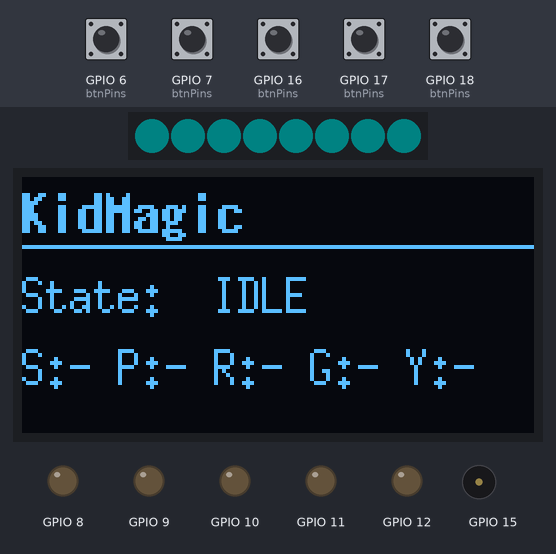
Recording of a program running on a simulated ESP32-S3. On the bench: 8 RGB LEDs in strip order, left to right, 128×64 one-colour display, output pins drawn as LEDs (lit = HIGH), buzzer (waves = sounding). The test bench sets the inputs (shaded band); at power-on: GPIO 6 (btnPins), GPIO 7 (btnPins), GPIO 16 (btnPins), GPIO 17 (btnPins), GPIO 18 (btnPins) HIGH. Dim RGB values are drawn brighter than linear; I2S audio is not simulated (input reads silence); what the program prints to the serial monitor is not drawn.

Above: at 2.7 s.
2.8 s: GPIO 7 (btnPins) pulled LOW for 0.15 s
At 4.3 s:
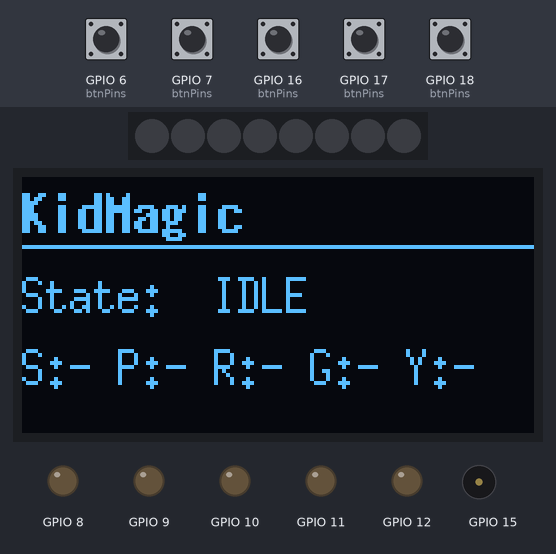
4.8 s: GPIO 18 (btnPins) pulled LOW for 0.15 s
At 5.02 s:
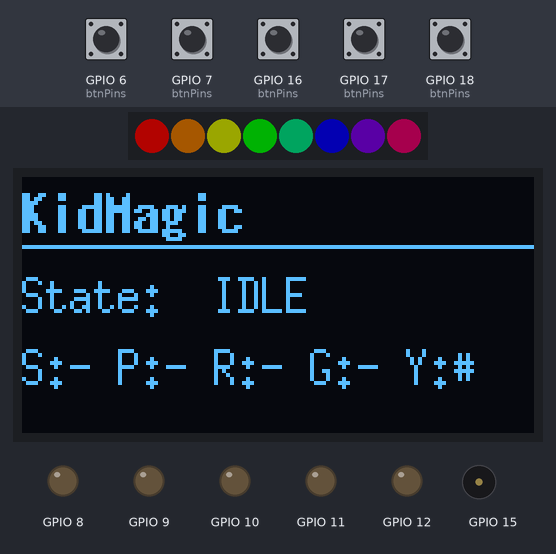
5.5 s: GPIO 6 (btnPins) pulled LOW for 0.15 s
At 5.66 s:
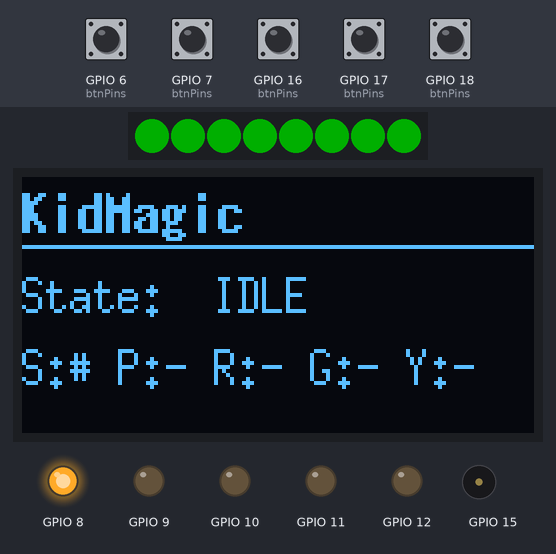
6.2 s: GPIO 16 (btnPins) pulled LOW for 0.15 s
At 6.41 s:
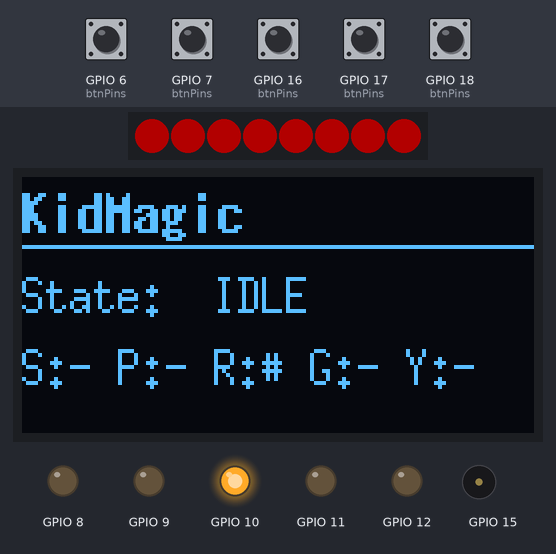
6.9 s: GPIO 17 (btnPins) pulled LOW for 0.15 s
At 7.22 s:
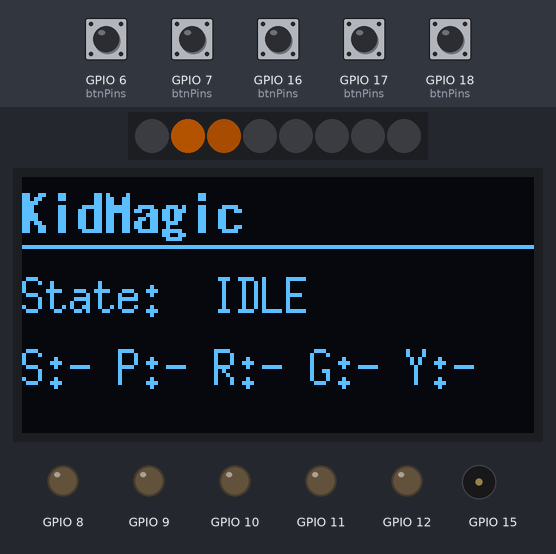
7.6 s: GPIO 18 (btnPins) pulled LOW for 1 s
At 8.61 s:
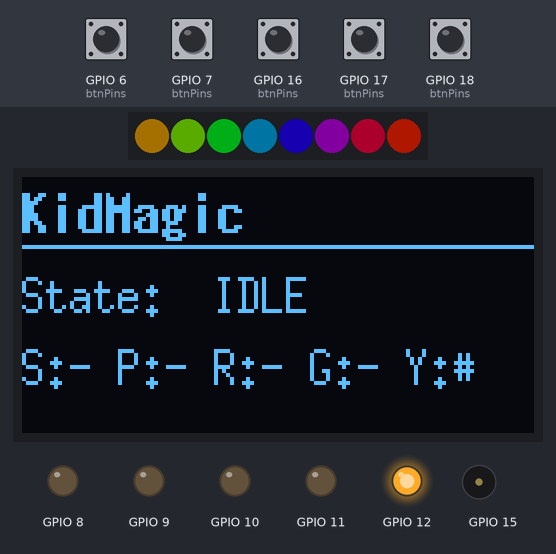
Timing chart, 0 to 10.2 s (numbered marks = the images above; inputs shaded):
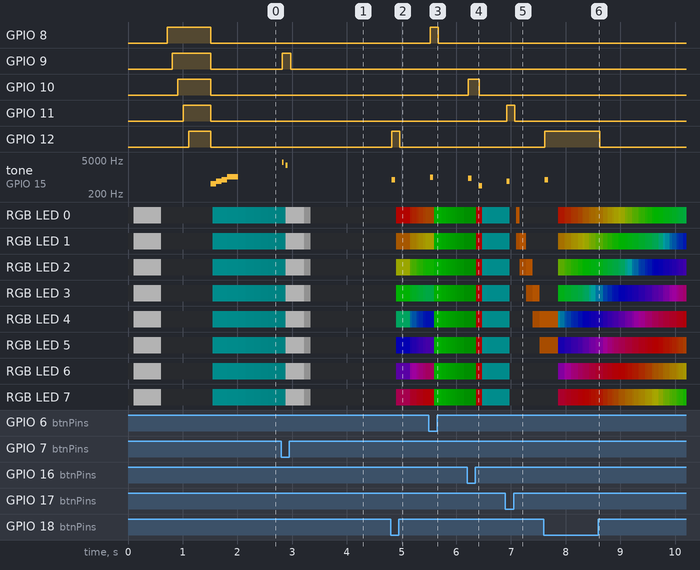

The program:

main.cpp
```cpp
// ============================================================================
//  KidMagic 第一阶段 — 硬件调试程序
//  ESP32-S3 | PlatformIO + Arduino
//
//  功能：测试 5 个按键、5 个指示灯、WS2812B 灯带、蜂鸣器、OLED 显示屏
//  无网络依赖，纯本地硬件验证
// ============================================================================

#include <Arduino.h>
#include "Config.h"
#include "module_button.h"
#include "module_led.h"
#include "module_ui.h"
#include "module_audio.h"

// ---------------------------------------------------------------------------
//  按键名称与对应资源映射表
// ---------------------------------------------------------------------------
struct ButtonMapping {
    uint8_t      btnPin;       // 按键 GPIO
    uint8_t      ledPin;       // 指示灯 GPIO
    const char*  name;         // 按键名称
    LedAnimation animation;   // 按下时的灯带动画
    uint16_t     toneFreq;    // 按下时的蜂鸣器频率
};

static const ButtonMapping btnMap[BTN_COUNT] = {
    { BTN_START,    LED_START,    "START",    ANIM_SUCCESS_FLASH,    1000 },
    { BTN_PHOTO,    LED_PHOTO,    "PHOTO",    ANIM_CAPTURING_FLASH,  4000 },
    { BTN_RECORD,   LED_RECORD,   "RECORD",   ANIM_RECORDING_PULSE,   880 },
    { BTN_GENERATE, LED_GENERATE, "GENERATE", ANIM_GENERATING_CHASE,  660 },
    { BTN_PLAY,     LED_PLAY,     "PLAY",     ANIM_PLAYING_RAINBOW,   784 },
};

// ---------------------------------------------------------------------------
//  OLED 显示状态
// ---------------------------------------------------------------------------
static const char* lastAction   = "Ready";
static bool        recording    = false;   // RECORD 按键保持状态
static bool        oledDirty    = true;    // 标记是否需要刷新屏幕
static uint32_t    oledTimer    = 0;
static uint32_t    recordStartMs = 0;
static uint32_t    recordLogTimer = 0;

// 刷新 OLED：顶部标题 + 按键状态 + 最近操作
static void refreshOled() {
    if (!oledDirty) return;
    if (millis() - oledTimer < 50) return;  // 限制刷新率 ~20fps
    oledTimer = millis();
    oledDirty = false;

    // 构建按键状态字符串，按下显示首字母，未按显示横杠
    char btnLine[22];
    snprintf(btnLine, sizeof(btnLine), "S:%c P:%c R:%c G:%c Y:%c",
        btn_isHeld(BTN_START)    ? '#' : '-',
        btn_isHeld(BTN_PHOTO)    ? '#' : '-',
        btn_isHeld(BTN_RECORD)   ? '#' : '-',
        btn_isHeld(BTN_GENERATE) ? '#' : '-',
        btn_isHeld(BTN_PLAY)     ? '#' : '-');

    ui_showStatus(STATE_IDLE, btnLine);
}

// ---------------------------------------------------------------------------
//  串口输入：1-5 模拟按键，用于无物理按键时测试
// ---------------------------------------------------------------------------
static void processSerialInput() {
    if (!Serial.available()) return;
    char c = Serial.read();
    if (c == '\n' || c == '\r') return;

    int idx = c - '1';  // '1'->0, '2'->1, ..., '5'->4
    if (idx < 0 || idx >= BTN_COUNT) {
        Serial.printf("[串口] 无效输入 '%c'，请输入 1-5\n", c);
        return;
    }

    const ButtonMapping& m = btnMap[idx];
    Serial.printf("[串口] 模拟按键: %s\n", m.name);

    // 触发音效
    if (idx == 1) {
        buzzer_beepShutter();  // PHOTO 使用快门音
    } else {
        buzzer_playTone(m.toneFreq, 60);
    }

    // 触发灯带动画
    strip_setAnimation(m.animation);

    // 闪烁对应指示灯（200ms）
    led_set(m.ledPin, true);
    lastAction = m.name;
    oledDirty = true;
}

// ============================================================================
//  Arduino setup()
// ============================================================================
void setup() {
    Serial.begin(115200);
    delay(100);
    Serial.println("\n====================================");
    Serial.println("  KidMagic 第一阶段 — 硬件调试");
    Serial.println("====================================");

    // 初始化所有模块
    btn_init();
    led_init();
    strip_init();
    buzzer_init();
    ui_init();
    audio_init();

    // 开机自检：所有指示灯依次点亮
    Serial.println("[启动] 指示灯自检...");
    for (int i = 0; i < BTN_COUNT; i++) {
        led_set(btnMap[i].ledPin, true);
        delay(100);
    }
    delay(300);
    led_allOff();

    // 开机音效 + 呼吸灯
    buzzer_beepStart();
    strip_setAnimation(ANIM_IDLE_BREATHE);

    Serial.println("[启动] 所有模块初始化完成！");
    Serial.println("");
    Serial.println("操作方式:");
    Serial.println("  物理按键 — 按下任意按键测试对应功能");
    Serial.println("  串口输入 — 发送 1-5 模拟对应按键");
    Serial.println("    1=START  2=PHOTO  3=RECORD  4=GENERATE  5=PLAY");
    Serial.println("");
}

// ============================================================================
//  Arduino loop()
// ============================================================================
void loop() {
    // 1. 更新所有模块（非阻塞）
    btn_update();
    strip_update();
    buzzer_update();
    audio_update();

    // 2. 处理串口模拟输入
    processSerialInput();

    // 3. 扫描 5 个物理按键
    for (int i = 0; i < BTN_COUNT; i++) {
        const ButtonMapping& m = btnMap[i];

        // --- 按下瞬间 ---
        if (btn_justPressed(m.btnPin)) {
            Serial.printf("[按键] %s 按下\n", m.name);

            // 触发音效
            if (i == 1) {
                buzzer_beepShutter();    // PHOTO 快门声
            } else {
                buzzer_playTone(m.toneFreq, 60);
            }

            // 触发灯带动画
            strip_setAnimation(m.animation);

            // RECORD 特殊处理：按下开始录音
            if (i == 2) {
                if (audio_startRecording()) {
                    recording = true;
                    recordStartMs = millis();
                    recordLogTimer = 0;
                    lastAction = "Recording...";
                    Serial.println("[录音] I2S 录音开始");
                } else {
                    recording = false;
                    lastAction = "Rec init fail";
                    Serial.println("[录音] 启动失败，请检查 I2S 接线");
                }
            } else {
                lastAction = m.name;
            }

            oledDirty = true;
        }

        // --- 松开瞬间 ---
        if (btn_justReleased(m.btnPin)) {
            Serial.printf("[按键] %s 松开\n", m.name);

            // RECORD 特殊处理：松开停止录音
            if (i == 2 && recording) {
                audio_stopRecording();
                recording = false;
                buzzer_playTone(440, 60);
                strip_setAnimation(ANIM_IDLE_BREATHE);
                lastAction = "Rec stopped";
                Serial.println("[按键] RECORD 录音停止");

                uint32_t recMs = millis() - recordStartMs;
                Serial.printf("[录音] 时长=%lums, 样本=%lu, 平均电平=%u%%, 峰值=%u\n",
                    recMs,
                    audio_getSampleCount(),
                    audio_getAverageLevel(),
                    audio_getPeakSample());
            }

            oledDirty = true;
        }

        // 指示灯跟随按键状态（按住亮，松开灭）
        led_set(m.ledPin, btn_isHeld(m.btnPin));
    }

    // 4. 录音过程中周期性输出实时电平
    if (recording) {
        uint32_t now = millis();
        if (now - recordLogTimer >= 300) {
            recordLogTimer = now;
            Serial.printf("[录音] 实时电平=%u%%, 样本=%lu\n",
                audio_getInstantLevel(),
                audio_getSampleCount());
        }
    }

    // 5. 刷新 OLED 显示
    refreshOled();
}
```

module_audio.cpp
```cpp
#include "module_audio.h"
#include <driver/i2s.h>

static bool s_inited = false;
static bool s_recording = false;

static uint8_t s_instantLevel = 0;   // 0-100
static uint32_t s_sampleCount = 0;
static uint64_t s_sumAbs = 0;
static uint16_t s_peakSample = 0;

static int32_t s_dmaBuf[AUDIO_DMA_BUF_LEN];

static inline uint8_t levelFromAbs(uint32_t absValue) {
    // 简单噪声门限 + 线性映射，提升人声可见度
    const uint32_t noiseFloor = 20;
    const uint32_t scale = 80;
    if (absValue <= noiseFloor) return 0;

    uint32_t v = (absValue - noiseFloor) / scale;
    if (v > 100) v = 100;
    return (uint8_t)v;
}

void audio_init() {
    if (s_inited) return;

        const i2s_config_t i2sConfig = {
        .mode = (i2s_mode_t)(I2S_MODE_MASTER | I2S_MODE_RX),
        .sample_rate = AUDIO_SAMPLE_RATE,
        .bits_per_sample = I2S_BITS_PER_SAMPLE_32BIT,
    #if I2S_MIC_USE_RIGHT
        .channel_format = I2S_CHANNEL_FMT_ONLY_RIGHT,
    #else
        .channel_format = I2S_CHANNEL_FMT_ONLY_LEFT,
    #endif
        .communication_format = I2S_COMM_FORMAT_STAND_I2S,
        .intr_alloc_flags = 0,
        .dma_buf_count = 8,
        .dma_buf_len = AUDIO_DMA_BUF_LEN,
        .use_apll = false,
        .tx_desc_auto_clear = false,
        .fixed_mclk = 0
    };

    const i2s_pin_config_t pinConfig = {
        .bck_io_num = I2S_SCK_PIN,
        .ws_io_num = I2S_WS_PIN,
        .data_out_num = I2S_PIN_NO_CHANGE,
        .data_in_num = I2S_SD_PIN
    };

    esp_err_t err = i2s_driver_install(I2S_NUM_0, &i2sConfig, 0, nullptr);
    if (err != ESP_OK) {
        Serial.printf("[I2S] driver install failed: %d\n", (int)err);
        return;
    }

    err = i2s_set_pin(I2S_NUM_0, &pinConfig);
    if (err != ESP_OK) {
        Serial.printf("[I2S] set pin failed: %d\n", (int)err);
        return;
    }

    i2s_zero_dma_buffer(I2S_NUM_0);
    s_inited = true;
    Serial.printf("[I2S] 麦克风初始化完成 (slot=%dbit, channel=%s)\n",
        AUDIO_BITS,
        I2S_MIC_USE_RIGHT ? "RIGHT" : "LEFT");
}

bool audio_startRecording() {
    if (!s_inited) return false;

    s_recording = true;
    s_instantLevel = 0;
    s_sampleCount = 0;
    s_sumAbs = 0;
    s_peakSample = 0;
    i2s_zero_dma_buffer(I2S_NUM_0);
    return true;
}

void audio_stopRecording() {
    s_recording = false;
    s_instantLevel = 0;
}

void audio_update() {
    if (!s_recording) return;

    size_t bytesRead = 0;
    esp_err_t err = i2s_read(I2S_NUM_0, s_dmaBuf, sizeof(s_dmaBuf), &bytesRead, pdMS_TO_TICKS(20));
    if (err != ESP_OK || bytesRead == 0) {
        return;
    }

    uint32_t sampleN = bytesRead / sizeof(int32_t);
    uint32_t chunkSumAbs = 0;
    uint16_t chunkPeak = 0;

    for (uint32_t i = 0; i < sampleN; i++) {
        int32_t raw = s_dmaBuf[i];

        // 兼容两种常见数据布局:
        // 1) 24bit 左对齐到 32bit slot (常见 INMP441) -> 转成近似 16bit
        // 2) 低 16bit 有效值路径
        int32_t v1 = (raw >> 8) >> 8;
        int32_t v2 = (int16_t)(raw & 0xFFFF);
        int32_t v = (abs(v1) >= abs(v2)) ? v1 : v2;

        int32_t av = (v < 0) ? -v : v;
        if (av > 32767) av = 32767;
        uint16_t a = (uint16_t)av;
        chunkSumAbs += a;
        if (a > chunkPeak) chunkPeak = a;
    }

    s_sampleCount += sampleN;
    s_sumAbs += chunkSumAbs;
    if (chunkPeak > s_peakSample) s_peakSample = chunkPeak;

    // 将 16-bit 振幅映射到 0-100，综合平均值与峰值，避免“基本为 0 偶发突刺”
    uint32_t chunkAvg = (sampleN > 0) ? (chunkSumAbs / sampleN) : 0;
    uint8_t mappedAvg = levelFromAbs(chunkAvg);
    uint8_t mappedPeak = levelFromAbs(chunkPeak);
    uint8_t mapped = (mappedAvg > (mappedPeak / 2)) ? mappedAvg : (mappedPeak / 2);

    // Attack 快、Release 慢: 说话时快速抬升，停声后缓慢下降
    if (mapped > s_instantLevel) {
        s_instantLevel = (uint8_t)((s_instantLevel * 3 + mapped * 7) / 10);
    } else {
        s_instantLevel = (uint8_t)((s_instantLevel * 9 + mapped) / 10);
    }
}

bool audio_isRecording() {
    return s_recording;
}

uint8_t audio_getInstantLevel() {
    return s_instantLevel;
}

uint32_t audio_getSampleCount() {
    return s_sampleCount;
}

uint8_t audio_getAverageLevel() {
    if (s_sampleCount == 0) return 0;
    uint32_t avgAbs = (uint32_t)(s_sumAbs / s_sampleCount);
    return levelFromAbs(avgAbs);
}

uint16_t audio_getPeakSample() {
    return s_peakSample;
}
```

module_audio.h
```cpp
#ifndef MODULE_AUDIO_H
#define MODULE_AUDIO_H

#include "Config.h"

// --- I2S 录音 (INMP441/SPH0645 等数字麦克风) -------------------------------
void audio_init();
bool audio_startRecording();
void audio_stopRecording();
void audio_update();             // 每次 loop() 调用一次
bool audio_isRecording();

// 实时音量 (0-100)
uint8_t audio_getInstantLevel();

// 本次录音统计
uint32_t audio_getSampleCount();
uint8_t audio_getAverageLevel();
uint16_t audio_getPeakSample();

#endif // MODULE_AUDIO_H
```

module_button.cpp
```cpp
#include "module_button.h"

// ---------------------------------------------------------------------------
//  内部数据
// ---------------------------------------------------------------------------
struct ButtonState {
    uint8_t  pin;
    bool     currentState;   // true = 按下 (低电平有效，已反转)
    bool     lastState;
    bool     justPressedFlag;
    bool     justReleasedFlag;
    uint32_t lastChangeTime;
};

static ButtonState buttons[BTN_COUNT];

static const uint8_t btnPins[BTN_COUNT] = {
    BTN_START, BTN_PHOTO, BTN_RECORD, BTN_GENERATE, BTN_PLAY
};

// ---------------------------------------------------------------------------
//  通过引脚查找按键索引 (未找到则返回 -1)
// ---------------------------------------------------------------------------
static int8_t findIndex(uint8_t pin) {
    for (uint8_t i = 0; i < BTN_COUNT; i++) {
        if (buttons[i].pin == pin) return i;
    }
    return -1;
}

// ---------------------------------------------------------------------------
//  公共 API
// ---------------------------------------------------------------------------
void btn_init() {
    for (uint8_t i = 0; i < BTN_COUNT; i++) {
        buttons[i].pin             = btnPins[i];
        buttons[i].currentState    = false;
        buttons[i].lastState       = false;
        buttons[i].justPressedFlag = false;
        buttons[i].justReleasedFlag = false;
        buttons[i].lastChangeTime  = 0;
        pinMode(btnPins[i], INPUT_PULLUP);
    }
}

void btn_update() {
    uint32_t now = millis();
    for (uint8_t i = 0; i < BTN_COUNT; i++) {
        // 低电平有效：由于使用了内部上拉，低电平时表示按下
        bool rawPressed = (digitalRead(buttons[i].pin) == LOW);

        // 每帧清除边缘标志
        buttons[i].justPressedFlag  = false;
        buttons[i].justReleasedFlag = false;

        // 软件防抖
        if (rawPressed != buttons[i].lastState) {
            buttons[i].lastChangeTime = now;
        }

        if ((now - buttons[i].lastChangeTime) >= DEBOUNCE_MS) {
            if (rawPressed != buttons[i].currentState) {
                buttons[i].currentState = rawPressed;
                if (rawPressed) {
                    buttons[i].justPressedFlag = true;
                } else {
                    buttons[i].justReleasedFlag = true;
                }
            }
        }

        buttons[i].lastState = rawPressed;
    }
}

bool btn_justPressed(uint8_t pin) {
    int8_t idx = findIndex(pin);
    return (idx >= 0) ? buttons[idx].justPressedFlag : false;
}

bool btn_isHeld(uint8_t pin) {
    int8_t idx = findIndex(pin);
    return (idx >= 0) ? buttons[idx].currentState : false;
}

bool btn_justReleased(uint8_t pin) {
    int8_t idx = findIndex(pin);
    return (idx >= 0) ? buttons[idx].justReleasedFlag : false;
}
```

module_button.h
```cpp
#ifndef MODULE_BUTTON_H
#define MODULE_BUTTON_H

#include "Config.h"

/// 初始化所有按键的 GPIO。
void btn_init();

/// 每次 loop() 循环调用一次，用于扫描所有按键状态。
void btn_update();

/// 按下按键的那一帧返回 true (下降沿)。
bool btn_justPressed(uint8_t pin);

/// 按键保持按下状态时返回 true。
bool btn_isHeld(uint8_t pin);

/// 松开按键的那一帧返回 true (上升沿)。
bool btn_justReleased(uint8_t pin);

#endif // MODULE_BUTTON_H
```

module_led.h
```cpp
#ifndef MODULE_LED_H
#define MODULE_LED_H

#include "Config.h"

// --- 单色按键指示灯 -----------------------------------------------
void led_init();
void led_set(uint8_t pin, bool on);
void led_allOff();
void led_allOn();

// --- WS2812B 呼吸灯带 ----------------------------------------------------------
void strip_init();
void strip_setAnimation(LedAnimation anim);
void strip_update();   // 每次 loop() 循环调用

#endif // MODULE_LED_H
```

module_network.h
```cpp
#ifndef MODULE_NETWORK_H
#define MODULE_NETWORK_H

#include "Config.h"

/// HTTP 响应状态
enum NetStatus {
    NET_IDLE,
    NET_BUSY,
    NET_SUCCESS,
    NET_ERROR
};

/// 初始化 WiFi 连接 (非阻塞，需调用 net_update 驱动)。
void net_init();

/// 成功连接 WiFi 后返回 true。
bool net_isConnected();

/// 发送 HTTP POST 请求到指定的 API 端点。
/// @param endpoint  例如 "/api/capture"
/// @param jsonBody  可选的 JSON 字符串，或 nullptr
/// @return 请求成功加入队列时返回 true
bool net_sendCommand(const char* endpoint, const char* jsonBody = nullptr);

/// 获取上一次 HTTP 请求的状态。
NetStatus net_getStatus();

/// 获取上一次完成的 HTTP 请求响应体。
const char* net_getResponseBody();

/// 将状态清除恢复为 NET_IDLE (使用完结果后调用)。
void net_clearStatus();

/// 每次 loop() 循环调用以驱动 WiFi 连接和 HTTP 状态机。
void net_update();

#endif // MODULE_NETWORK_H
```

module_ui.h
```cpp
#ifndef MODULE_UI_H
#define MODULE_UI_H

#include "Config.h"

// --- OLED 显示屏 -----------------------------------------------------------
void ui_init();
void ui_showStatus(SystemState state, const char* msg = nullptr);
void ui_showProgress(uint8_t percent);
void ui_showError(const char* msg);

// --- 蜂鸣器 -----------------------------------------------------------------
void buzzer_init();
void buzzer_update();          // 每次 loop() 循环调用
void buzzer_playTone(uint16_t freq, uint16_t durationMs);
void buzzer_beepStart();       // 开机启动和弦
void buzzer_beepShutter();     // 相机快门声
void buzzer_beepSuccess();     // 成功提示音(琶音)
void buzzer_beepError();       // 错误提示音

#endif // MODULE_UI_H
```

Source omitted: module_led.cpp (5141 bytes), module_network.cpp (3616 bytes), module_ui.cpp (6076 bytes), Config.h (3144 bytes)

Measured:
- after the input at 2.8 s, GPIO 9: LOW → HIGH at once, → LOW 0.15 s later; tone on GPIO 15: silent → 4000 Hz at once, → silent 0.03 s later, → 3000 Hz 0.03 s later, → silent 0.04 s later; the display: first changes after 0.08 s (image 1 shows a later state)
- after the input at 4.8 s, GPIO 12: LOW → HIGH at once, → LOW 0.15 s later; tone on GPIO 15: silent → 784 Hz at once, → silent 0.06 s later; the display: first changes after 0.05 s (image 2 shows a later state)
- after the input at 5.5 s, GPIO 8: LOW → HIGH at once, → LOW 0.15 s later; tone on GPIO 15: silent → 1000 Hz at once, → silent 0.06 s later; the display: changes after 0.10 s (image 3)
- after the input at 6.2 s, GPIO 10: LOW → HIGH at once, → LOW 0.20 s later; tone on GPIO 15: silent → 880 Hz at once, → silent 0.06 s later, → 440 Hz 0.13 s later, → silent 0.06 s later; the display: changes after 0.16 s (image 4)
- after the input at 6.9 s, GPIO 11: LOW → HIGH at once, → LOW 0.15 s later; tone on GPIO 15: silent → 660 Hz at once, → silent 0.06 s later; the display: first changes after 0.08 s (image 5 shows a later state)
- after the input at 7.6 s, GPIO 12: LOW → HIGH at once, → LOW 1.0 s later; tone on GPIO 15: silent → 784 Hz at once, → silent 0.06 s later; the display: first changes after 0.26 s (image 6 shows a later state)
- by itself, tone on GPIO 15: plays 523 Hz for 0.10 s, 659 Hz for 0.10 s, 784 Hz for 0.10 s, 1047 Hz for 0.20 s
